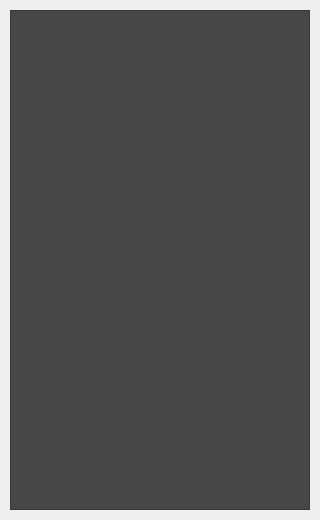
<?xml version="1.0" encoding="UTF-8"?>
<ui version="4.0">
 <class>more_project</class>
 <widget class="QDialog" name="more_project">
  <property name="geometry">
   <rect>
    <x>0</x>
    <y>0</y>
    <width>320</width>
    <height>520</height>
   </rect>
  </property>
  <property name="minimumSize">
   <size>
    <width>320</width>
    <height>510</height>
   </size>
  </property>
  <property name="maximumSize">
   <size>
    <width>1000</width>
    <height>520</height>
   </size>
  </property>
  <property name="windowTitle">
   <string>Recent Projects</string>
  </property>
  <widget class="QScrollArea" name="scrollArea">
   <property name="geometry">
    <rect>
     <x>10</x>
     <y>10</y>
     <width>300</width>
     <height>500</height>
    </rect>
   </property>
   <property name="minimumSize">
    <size>
     <width>300</width>
     <height>500</height>
    </size>
   </property>
   <property name="maximumSize">
    <size>
     <width>1000</width>
     <height>500</height>
    </size>
   </property>
   <property name="styleSheet">
    <string notr="true">background-color: #474747;</string>
   </property>
   <property name="widgetResizable">
    <bool>true</bool>
   </property>
   <widget class="QWidget" name="scrollAreaWidgetContents">
    <property name="geometry">
     <rect>
      <x>0</x>
      <y>0</y>
      <width>298</width>
      <height>498</height>
     </rect>
    </property>
   </widget>
  </widget>
 </widget>
 <resources/>
 <connections/>
</ui>
